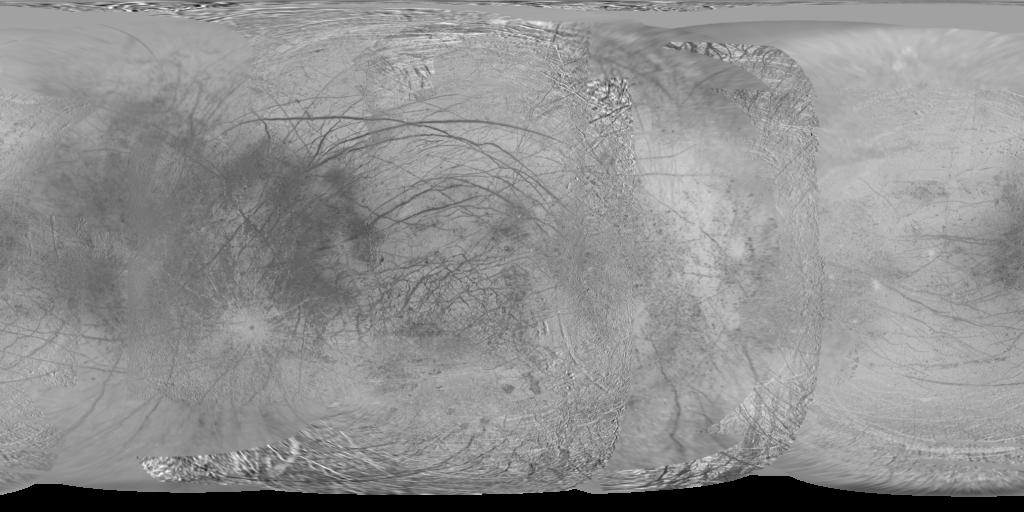
#> input picture notebooks/europa_mosaic.jpg, 1024 x 512 px
$ python europa_albedo.py
#> lines starting #> are read from the running program, lines starting #| are printed output that depends on the picture; long printed decimals are rounded
"""
If using this code for your own research,
please cite Mergny and Schmidt, 2024, MultIHeaTS
or contact author at cyril.mergny@universite-paris-saclay.fr
"""

from PIL import Image
import numpy as np


def load_image(filename):
    img = Image.open(filename)
    img.load()
    data = np.asarray(img, dtype="int32")
    return data


def convert2alb(pixel):
    """
    Convert pixels to albedo values.
    Min/Max albedo values are based on Rathbun2010.
    Min/Max pixel values are retrieved from the image
    by taking the mean of the 5% min/max.
    """
    amax = 0.8  # Rathbun2010
    amin = 0.4  # Rathbun2010
    pmax = 198.4  # Mean of top 5%
    pmin = 89.4  # Mean of bot 5% resolved.
    return (pixel - pmin) / (pmax - pmin) * (amax - amin) + amin


def downsample_img(omatrix, factor=10):
    """
    Downsample the original matrix by taking the mean of each block of pixels.
    Args:
    - omatrix (numpy.ndarray): Original matrix representing the image.
    - factor (int): Size of the block for downsampling. Default is 10.
    Returns:
    - dmatrix (numpy.ndarray): Downsampled matrix.
    """
    # Get the dimensions of the original matrix
    height, width = omatrix.shape
    new_height = height // factor
    new_width = width // factor
    dmatrix = np.zeros((new_height, new_width))

    for i in range(new_height):
        for j in range(new_width):
            dmatrix[i, j] = np.mean(
                omatrix[i * factor : (i + 1) * factor, j * factor : (j + 1) * factor]
            )

    return dmatrix


def retrieve_albedo(lat, long, albedos):
    """
    Convert position in lat/long into indexes in col/rows.
    Input: latitude, longitude in degrees
    Returns: ilat, ilong indexes
    """
    ny, nx = albedos.shape
    i_lat = int((90 - lat) / 180 * (ny - 1))
    i_long = int((360 - long) / 360 * (nx - 1))
    return albedos[i_lat, i_long]


def import_albedos():
    """
    1) Import photometric image of Europa
    2) Convert pixel values to albedo values
    3) Downsample albedo matrix
    Values not observed by Galileo are set to negative vals, badly coded.
    """
    img = load_image("europa_mosaic.jpg")
#> in load_image, img is the input picture: PIL image 1024x512 L; min 0, max 249, mean 144.3
    img[img < 15] = -1000  # Values not resolved by Galileo
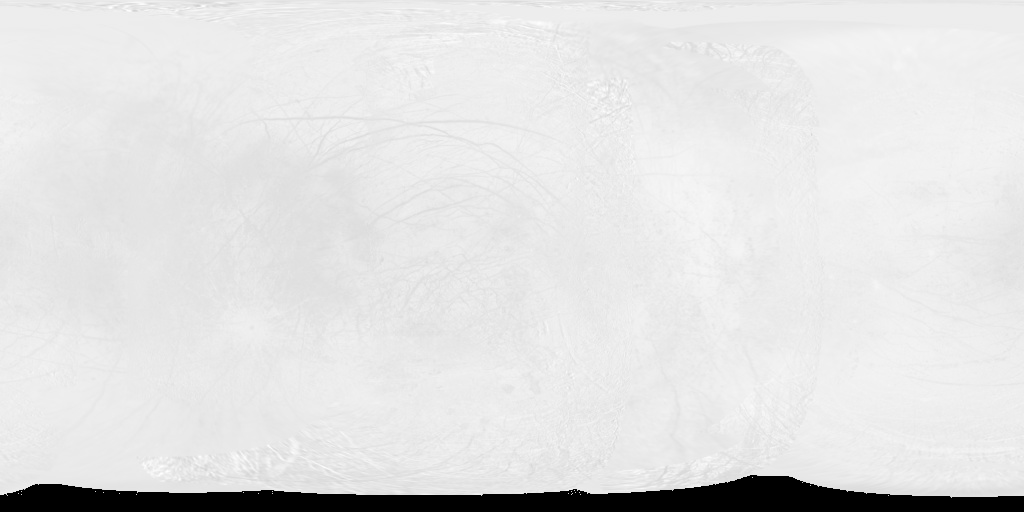
#> img: shape (512, 1024) int32; min -1000, max 249, mean 103.3; drawn with min black and max white
    albedos = convert2alb(img)
    albedos[albedos < 0] = -1000  # Values not resolved by Galileo
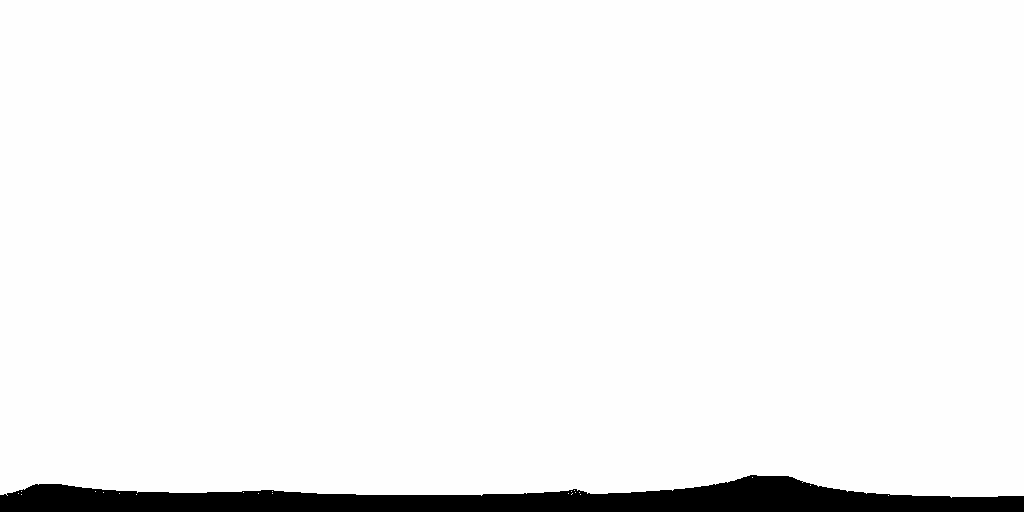
#> albedos: shape (512, 1024) float64; min -1000, max 0.986, mean -40.32; drawn with min black and max white
    return downsample_img(albedos, factor=50)


if __name__ == "__main__":
    import matplotlib.pyplot as plt

    lat, long = 0, 0
    dmatrix = import_albedos()
    alb = retrieve_albedo(lat, long, dmatrix)
#> alb = 0.644
    print(alb)
#| 0.6435

    amin, amax = 0.4, 0.8
    fig, ax = plt.subplots()
    im = ax.imshow(dmatrix, cmap="gray", vmin=amin, vmax=amax)
    fig.colorbar(im)
    plt.show()
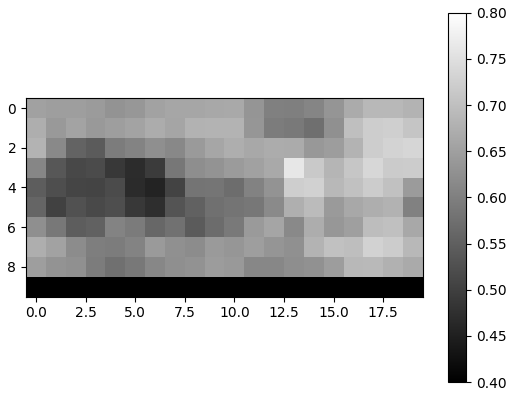
#> figure drawn by matplotlib, 2 panels
